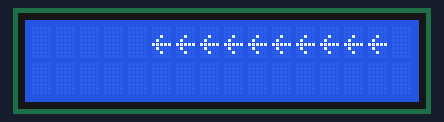
A sketch run on a simulated Arduino Uno, built with avr-gcc and run on an emulated ATmega328P. On the bench: 16×2 character LCD.

Above: at 0.11 s.
At 0.81 s:
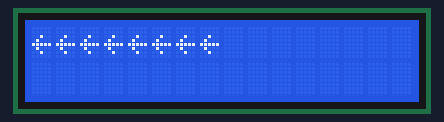
At 1.21 s:
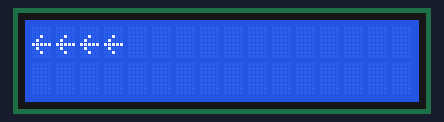
At 1.6 s:
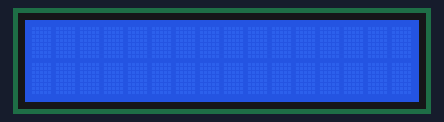
At 3.12 s:
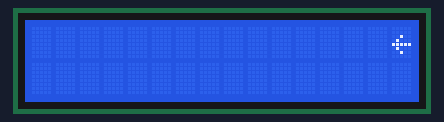
At 4.52 s:
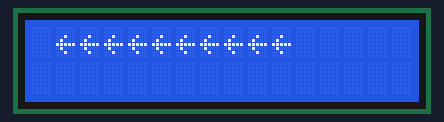

Measured:
- by itself, everything shown: repeats every 4.0 s, in 26 steps
- what the display in image 3 shows lasts 1.5 s, from 1.6 s to 3.1 s

The sketch:

nomor4.ino
```cpp
#include <LiquidCrystal.h>
LiquidCrystal lcd(6,7,9,10,11,12);
byte love[] = {
  B00000,
  B00000,
  B00100,
  B01000,
  B11111,
  B01000,
  B00100,
  B00000
};
void setup() {
  lcd.begin(16,2);
  lcd.createChar(0,love);
  for(int i=15;i>=6;i--){
    lcd.setCursor(i,0);
    lcd.write(byte(0));
  }
}
void loop() {
  for(int i=0;i<16;i++){
    lcd.scrollDisplayLeft();
    delay(100);
  }
}
```
